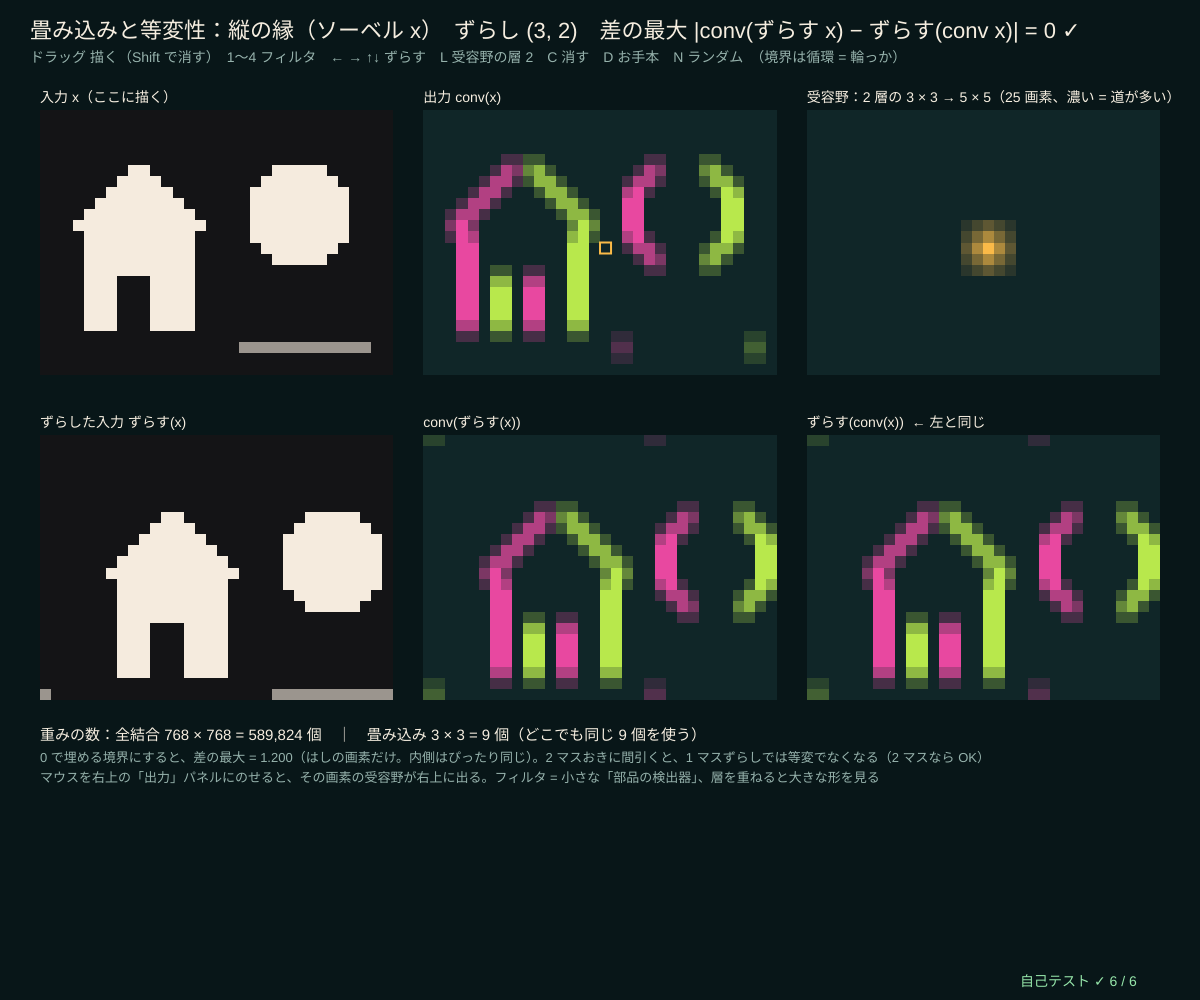
Frame 1 (no input)
Frame 60 (no input): identical to frame 1, image omitted
Frame 120 (the mouse pressed at the canvas centre since frame 60): identical to frame 1, image omitted

The p5.js sketch that drew this single still picture (run headless with seeded random() and noise() and a simulated clock; from frame 60 on, the mouse is pressed at the canvas centre):

// p5.js sketch
// ── sketch.js
// ============================================
// 10 畳み込みと等変性 ─ 3 × 3 のフィルタ（重み 9 個）を画像の全部の場所で使い回す「畳み込み層」
// 出力 y[i][j] = Σ k[a][b] × x[i + a][j + b]。どの場所でも同じ重みなので、入力をずらすと出力もそのままずれる（並進等変性）
//   conv(ずらす(x)) = ずらす(conv(x))。この画面では、はしは反対側につながる「輪っか」（循環境界）で計算するので、差はぴったり 0
//   （0 で埋める境界だと、はしの数マスだけ差が出る。内側の画素は同じ）
// 全結合なら 32 × 24 の画像 → 同じ大きさの出力に 768 × 768 = 589,824 個の重み。畳み込みは 9 個
// 層を重ねると、1 つの出力が見ている入力の範囲（受容野）が 3 × 3 → 5 × 5 → 7 × 7 … と広がる
// ドラッグ 絵を描く（Shift で消す）/ 1〜4 フィルタ / ← → ↑↓ 入力をずらす / L 受容野の層の数 / C 消す / D お手本の絵 / N ランダムな絵
// ============================================

const IW = 32, IH = 24;                  // ★ 画像の大きさ
const FILTERS = [
  ['縦の縁（ソーベル x）', [[-1, 0, 1], [-2, 0, 2], [-1, 0, 1]]],
  ['横の縁（ソーベル y）', [[-1, -2, -1], [0, 0, 0], [1, 2, 1]]],
  ['ぼかし', [[1 / 16, 2 / 16, 1 / 16], [2 / 16, 4 / 16, 2 / 16], [1 / 16, 2 / 16, 1 / 16]]],
  ['ラプラシアン', [[0, 1, 0], [1, -4, 1], [0, 1, 0]]],
];
let img = null, fIdx = 0, shX = 3, shY = 2, rfLayers = 2, seedI = 1, panelBufs = {};

function setup() {
  createCanvas(windowWidth, windowHeight);
  selfTest();
  img = defaultPicture();
}

function blankImg() { return Array.from({ length: IH }, () => new Array(IW).fill(0)); }
function defaultPicture() {              // ★ お手本：家と丸
  let a = blankImg();
  for (let j = 0; j < IH; j++) for (let i = 0; i < IW; i++) {
    if (i >= 4 && i <= 13 && j >= 11 && j <= 19) a[j][i] = 1;
    if (j >= 5 && j <= 10 && Math.abs(i - 8.5) <= j - 4.5) a[j][i] = 1;
    if (i >= 7 && i <= 9 && j >= 15 && j <= 19) a[j][i] = 0;
    if ((i - 23) ** 2 + (j - 9) ** 2 <= 20) a[j][i] = 1;
    if (j === 21 && i >= 18 && i <= 29) a[j][i] = 0.6;
  }
  return a;
}
function randomPicture(seed) { seedRng(seed); let a = blankImg(); for (let r = 0; r < 6; r++) { let cx = rnd() * IW, cy = rnd() * IH, rr = 2 + 4 * rnd(); for (let j = 0; j < IH; j++) for (let i = 0; i < IW; i++) if ((i - cx) ** 2 + (j - cy) ** 2 < rr * rr) a[j][i] = Math.round(rnd() * 4) / 4 || 1; } return a; }
// ★ 循環境界の畳み込み：はしを越えたら反対側から（(i + a) mod W）
function convCirc(x, k) {
  let h = x.length, w = x[0].length, y = Array.from({ length: h }, () => new Array(w).fill(0));
  for (let j = 0; j < h; j++) for (let i = 0; i < w; i++) {
    let s = 0;
    for (let b = -1; b <= 1; b++) for (let a = -1; a <= 1; a++) s += k[b + 1][a + 1] * x[(j + b + h) % h][(i + a + w) % w];
    y[j][i] = s;
  }
  return y;
}
function convZero(x, k) {                 // 0 で埋める境界（くらべる用）
  let h = x.length, w = x[0].length, y = Array.from({ length: h }, () => new Array(w).fill(0));
  for (let j = 0; j < h; j++) for (let i = 0; i < w; i++) { let s = 0; for (let b = -1; b <= 1; b++) for (let a = -1; a <= 1; a++) { let jj = j + b, ii = i + a; if (jj >= 0 && jj < h && ii >= 0 && ii < w) s += k[b + 1][a + 1] * x[jj][ii]; } y[j][i] = s; }
  return y;
}
function shiftCirc(x, dx, dy) { let h = x.length, w = x[0].length; return x.map((row, j) => row.map((_, i) => x[(((j - dy) % h) + h) % h][(((i - dx) % w) + w) % w])); }
function maxDiff(a, b) { let m = 0; for (let j = 0; j < a.length; j++) for (let i = 0; i < a[0].length; i++) m = Math.max(m, Math.abs(a[j][i] - b[j][i])); return m; }
function subsample2(x) { let out = []; for (let j = 0; j < x.length; j += 2) { let r = []; for (let i = 0; i < x[0].length; i += 2) r.push(x[j][i]); out.push(r); } return out; }
// 受容野：出力 (ci, cj) に効く入力の画素 = 衝撃（1 点だけ 1）を、全部 1 の 3 × 3 で layers 回広げた範囲
function receptiveField(layers, ci, cj) {
  let d = blankImg(), ones = [[1, 1, 1], [1, 1, 1], [1, 1, 1]]; d[cj][ci] = 1;
  for (let l = 0; l < layers; l++) d = convCirc(d, ones);
  return d;
}

function draw() {
  background(...BG);
  let k = FILTERS[fIdx][1], out = convCirc(img, k), xs = shiftCirc(img, shX, shY), outS = convCirc(xs, k), sOut = shiftCirc(out, shX, shY), diff = maxDiff(outS, sOut);
  let zd = maxDiff(convZero(xs, k), shiftCirc(convZero(img, k), shX, shY));
  hudTitle('畳み込みと等変性：' + FILTERS[fIdx][0] + '　ずらし (' + shX + ', ' + shY + ')　差の最大 |conv(ずらす x) − ずらす(conv x)| = ' + (diff === 0 ? '0 ✓' : fmtE(diff)),
    'ドラッグ 描く（Shift で消す）　1〜4 フィルタ　← → ↑↓ ずらす　L 受容野の層 ' + rfLayers + '　C 消す　D お手本　N ランダム　（境界は循環 = 輪っか）');
  let pw = Math.min((width - 140) / 3, ((height - 260) / 2) * (IW / IH)), ph = pw * (IH / IW), gx = [40, 40 + pw + 30, 40 + 2 * (pw + 30)], gy = [110, 110 + ph + 60];
  let mx = 0; for (let r of out) for (let v of r) mx = Math.max(mx, Math.abs(v));
  showImg('in', img, gx[0], gy[0], pw, ph, 1, '入力 x（ここに描く）');
  showImg('out', out, gx[1], gy[0], pw, ph, mx, '出力 conv(x)');
  showImg('xs', xs, gx[0], gy[1], pw, ph, 1, 'ずらした入力 ずらす(x)');
  showImg('outS', outS, gx[1], gy[1], pw, ph, mx, 'conv(ずらす(x))');
  showImg('sOut', sOut, gx[2], gy[1], pw, ph, mx, 'ずらす(conv(x))  ← 左と同じ');
  // 受容野（右上）：マウスがパネルの上なら、その出力の画素に効く入力の範囲
  let ci = 16, cj = 12, onOut = mouseX > gx[1] && mouseX < gx[1] + pw && mouseY > gy[0] && mouseY < gy[0] + ph;
  if (onOut) { ci = Math.floor(((mouseX - gx[1]) / pw) * IW); cj = Math.floor(((mouseY - gy[0]) / ph) * IH); }
  let rf = receptiveField(rfLayers, clampv(ci, 0, IW - 1), clampv(cj, 0, IH - 1)), cnt = 0, rmx = 0;
  for (let r of rf) for (let v of r) { if (v > 0) cnt++; rmx = Math.max(rmx, v); }
  showImg('rf', rf, gx[2], gy[0], pw, ph, rmx, '受容野：' + rfLayers + ' 層の 3 × 3 → ' + (2 * rfLayers + 1) + ' × ' + (2 * rfLayers + 1) + '（' + cnt + ' 画素、濃い = 道が多い）', true);
  noFill(); stroke(...AMBER); strokeWeight(2); rect(gx[1] + (ci / IW) * pw, gy[0] + (cj / IH) * ph, pw / IW, ph / IH);
  // 下の説明
  noStroke(); fill(...INK); textSize(15); textAlign(LEFT, BASELINE);
  let ty = gy[1] + ph + 40;
  text('重みの数：全結合 ' + (IW * IH) + ' × ' + (IW * IH) + ' = ' + (IW * IH * IW * IH).toLocaleString() + ' 個　｜　畳み込み 3 × 3 = 9 個（どこでも同じ 9 個を使う）', 40, ty);
  fill(...SUB); textSize(13);
  text('0 で埋める境界にすると、差の最大 = ' + fmtN(zd, 3) + '（はしの画素だけ。内側はぴったり同じ）。2 マスおきに間引くと、1 マスずらしでは等変でなくなる（2 マスなら OK）', 40, ty + 22);
  text('マウスを右上の「出力」パネルにのせると、その画素の受容野が右上に出る。フィルタ = 小さな「部品の検出器」、層を重ねると大きな形を見る', 40, ty + 42);
  drawSelfTest(width - 180, height - 14);
}
function showImg(id, a, x, y, w, h, scl, title, warm) {   // −scl〜scl を ライム〜マゼンタ（入力は 0〜1 を黒〜白）
  if (!panelBufs[id]) { panelBufs[id] = createImage(IW, IH); }
  let b = panelBufs[id]; b.loadPixels();
  for (let j = 0; j < IH; j++) for (let i = 0; i < IW; i++) {
    let v = a[j][i], c = id === 'in' || id === 'xs' ? [20 + 225 * v, 20 + 215 * v, 22 + 200 * v] : warm ? mixCol(PANEL, AMBER, v / Math.max(1e-9, scl)) : divCol(v / Math.max(1e-9, scl)), q = 4 * (j * IW + i);
    b.pixels[q] = c[0]; b.pixels[q + 1] = c[1]; b.pixels[q + 2] = c[2]; b.pixels[q + 3] = 255;
  }
  b.updatePixels();
  noSmooth(); image(b, x, y, w, h); smooth();
  noStroke(); fill(...INK); textSize(14); textAlign(LEFT, BASELINE); text(title, x, y - 8);
}

function paintAt() {
  let pw = Math.min((width - 140) / 3, ((height - 260) / 2) * (IW / IH)), ph = pw * (IH / IW);
  let i = Math.floor(((mouseX - 40) / pw) * IW), j = Math.floor(((mouseY - 110) / ph) * IH);
  if (i < 0 || i >= IW || j < 0 || j >= IH) return;
  let v = keyIsDown(SHIFT) ? 0 : 1;
  for (let b = 0; b <= 1; b++) for (let a = 0; a <= 1; a++) if (j + b < IH && i + a < IW) img[j + b][i + a] = v;
}
function mousePressed() { paintAt(); }
function mouseDragged() { paintAt(); }
function keyPressed() {
  if (key >= '1' && key <= '4') fIdx = +key - 1;
  if (key === RIGHT_ARROW) shX = (shX + 1) % IW;
  if (key === LEFT_ARROW) shX = (shX + IW - 1) % IW;
  if (key === DOWN_ARROW) shY = (shY + 1) % IH;
  if (key === UP_ARROW) shY = (shY + IH - 1) % IH;
  if (key === 'l' || key === 'L') rfLayers = rfLayers % 5 + 1;
  if (key === 'c' || key === 'C') img = blankImg();
  if (key === 'd' || key === 'D') img = defaultPicture();
  if (key === 'n' || key === 'N') img = randomPicture(++seedI);
  return false;
}

// ============================================
// やってみよう
// ・← → で入力をずらしても、下の 2 つのパネルがいつも同じになることを確かめる
// ・自分のフィルタを FILTERS に足す（例：斜めの縁 [[0, 1, 2], [-1, 0, 1], [-2, -1, 0]]）
// ・L で層を増やす。5 層だと受容野は何 × 何？ 真ん中ほど濃いのはなぜ？
// ・convCirc を convZero に変えると、ずらしたときの差は 0 のまま？ どこにずれが出る？
// ============================================

// ---- 自己テスト
function selfTest() {
  selfTestResults = [];
  seedRng(1010); let ok = true;
  for (let t = 0; t < 6; t++) {
    let x = Array.from({ length: IH }, () => Array.from({ length: IW }, () => rnd())), k = [0, 1, 2].map(() => [0, 1, 2].map(() => randn())), dx = rndInt(-40, 40), dy = rndInt(-30, 30);
    if (maxDiff(convCirc(shiftCirc(x, dx, dy), k), shiftCirc(convCirc(x, k), dx, dy)) !== 0) ok = false;
  }
  check('循環境界：conv(ずらす(x)) = ずらす(conv(x)) が差 0 でぴったり（ランダムな画像・フィルタ・ずらし 6 組）', ok);
  let x = randomPicture(5), delta = [[0, 0, 0], [0, 1, 0], [0, 0, 0]];
  check('真ん中だけ 1 のフィルタ → 出力 = 入力', maxDiff(convCirc(x, delta), x) === 0);
  let y = randomPicture(6), k = FILTERS[0][1], lin = maxDiff(convCirc(x.map((r, j) => r.map((v, i) => 2 * v - 3 * y[j][i])), k), convCirc(x, k).map((r, j) => r.map((v, i) => 2 * v - 3 * convCirc(y, k)[j][i])));
  check('線形：conv(2x − 3y) = 2 conv(x) − 3 conv(y)（ずれ ' + fmtE(lin) + '）', lin < 1e-12);
  let cz = convZero(x, FILTERS[3][1]), cc = convCirc(x, FILTERS[3][1]), inner = 0;
  for (let j = 1; j < IH - 1; j++) for (let i = 1; i < IW - 1; i++) inner = Math.max(inner, Math.abs(cz[j][i] - cc[j][i]));
  check('0 で埋める境界も、はしから 1 マス内側の画素は循環境界と同じ', inner === 0);
  let rfOk = true; for (let L = 1; L <= 5; L++) { let r = receptiveField(L, 15, 11), c = 0; for (let row of r) for (let v of row) if (v > 0) c++; if (c !== (2 * L + 1) ** 2) rfOk = false; }
  check('受容野：3 × 3 を L 層重ねると (2L + 1)² 画素（L = 1〜5）', rfOk);
  let base = subsample2(convCirc(x, k)), s1 = subsample2(convCirc(shiftCirc(x, 1, 0), k)), s2 = subsample2(convCirc(shiftCirc(x, 2, 0), k));
  check('2 マスおきに間引くと：1 マスずらしは等変でない、2 マスずらしは 1 マスずれるだけ', maxDiff(s1, shiftCirc(base, 1, 0)) > 0 && maxDiff(s1, base) > 0 && maxDiff(s2, shiftCirc(base, 1, 0)) === 0);
  reportSelfTest();
}

// ==================================================
// ここから下は「神経回路網の道具」（中身は読まなくても OK。消さないでね）
// ==================================================
// ---- 色と小さな道具（神経細胞：深い青緑の黒、あたたかい白、シナプスのマゼンタ、軸索のライム）
const BG = [8, 22, 24];                  // 背景（深い青緑の黒）
const INK = [246, 238, 224];             // 文字（あたたかい白）
const MAG = [232, 72, 160], LIME = [184, 232, 76], AMBER = [250, 186, 72], SKY = [96, 196, 236], VIOLET = [168, 140, 250];
const SUB = [150, 178, 172], PANEL = [16, 38, 40], WIRE = [44, 76, 76];
function clampv(v, a, b) { return v < a ? a : v > b ? b : v !== v ? a : v; }     // NaN なら a に戻す
function sumOf(a) { let s = 0; for (let v of a) s += v; return s; }
function meanOf(a) { return a.length ? sumOf(a) / a.length : 0; }
function fmtN(v, d) { if (typeof v !== 'number' || v !== v) return '?'; if (!isFinite(v)) return v > 0 ? '∞' : '−∞'; let s = v.toFixed(d === undefined ? 2 : d); return /^-0\.?0*$/.test(s) ? s.slice(1) : s; }
function fmtE(v) { if (typeof v !== 'number' || !isFinite(v)) return '?'; return v === 0 ? '0' : v.toExponential(1); }
function hudTitle(t, sub) {              // 左上のタイトルと操作の説明
  noStroke(); fill(...INK); textSize(22); textAlign(LEFT, BASELINE); text(t, 30, 38);
  fill(...SUB); textSize(14); text(sub, 30, 62);
}
function sigm(z) { return 1 / (1 + Math.exp(-clampv(z, -40, 40))); }
// ---- 種つきの乱数（同じ種なら毎回同じ列 → 実験をくり返せる）
let rngState = 1;
function seedRng(s) { rngState = (s >>> 0) || 1; }
function rnd() {                         // 0〜1 の一様乱数（mulberry32）
  rngState = (rngState + 0x6d2b79f5) >>> 0;
  let t = rngState;
  t = Math.imul(t ^ (t >>> 15), t | 1);
  t ^= t + Math.imul(t ^ (t >>> 7), t | 61);
  return ((t ^ (t >>> 14)) >>> 0) / 4294967296;
}
function rndInt(a, b) { return a + Math.floor(rnd() * (b - a + 1)); }
function randn() { let u = 1 - rnd(), v = rnd(); return Math.sqrt(-2 * Math.log(u)) * Math.cos(2 * Math.PI * v); }   // 標準正規分布
function shuffleArr(a) { for (let i = a.length - 1; i > 0; i--) { let j = Math.floor(rnd() * (i + 1)); [a[i], a[j]] = [a[j], a[i]]; } return a; }
// ---- 画像の道具：img の全部の画素に fn(u, v) → [r, g, b] を塗る（u は右向き、v は上向き、どちらも 0〜1）
function paintImage(img, fn) {
  img.loadPixels();
  let w = img.width, h = img.height, d = img.pixelDensity ? img.pixelDensity() : 1;
  for (let py = 0; py < h * d; py++) for (let px = 0; px < w * d; px++) {
    let c = fn((px + 0.5) / (w * d), 1 - (py + 0.5) / (h * d)), i = 4 * (px + w * d * py);
    img.pixels[i] = c[0]; img.pixels[i + 1] = c[1]; img.pixels[i + 2] = c[2]; img.pixels[i + 3] = 255;
  }
  img.updatePixels();
}
function mixCol(a, b, t) { t = clampv(t, 0, 1); return [a[0] + (b[0] - a[0]) * t, a[1] + (b[1] - a[1]) * t, a[2] + (b[2] - a[2]) * t]; }
function divCol(v) { return v >= 0 ? mixCol(PANEL, MAG, v) : mixCol(PANEL, LIME, -v); }   // −1〜1 → ライム・暗い・マゼンタ
// ---- 自己テストの道具
let selfTestResults = [];
function check(name, cond) { selfTestResults.push({ name, ok: !!cond }); }
function near(a, b, tol) { return a !== null && a !== undefined && isFinite(a) && Math.abs(a - b) <= (tol === undefined ? 1e-9 : tol); }
function relErr(a, b) { return Math.abs(a - b) / Math.max(1e-12, Math.abs(a) + Math.abs(b)); }
function noNaN(v) { return Array.isArray(v) || ArrayBuffer.isView(v) ? Array.from(v).every(noNaN) : !(typeof v === 'number' && !isFinite(v)); }
function reportSelfTest() { for (let r of selfTestResults) (r.ok ? console.log : console.error)((r.ok ? '✓ ' : '✗ ') + r.name); }
function selfTestLine() { let n = selfTestResults.filter((r) => r.ok).length; return '自己テスト ' + (n === selfTestResults.length ? '✓ ' : '✗ ') + n + ' / ' + selfTestResults.length; }
function drawSelfTest(x, y) { noStroke(); fill(selfTestResults.every((r) => r.ok) ? color(150, 230, 170) : color(255, 90, 110)); textSize(14); textAlign(LEFT, BASELINE); text(selfTestLine(), x, y); }
